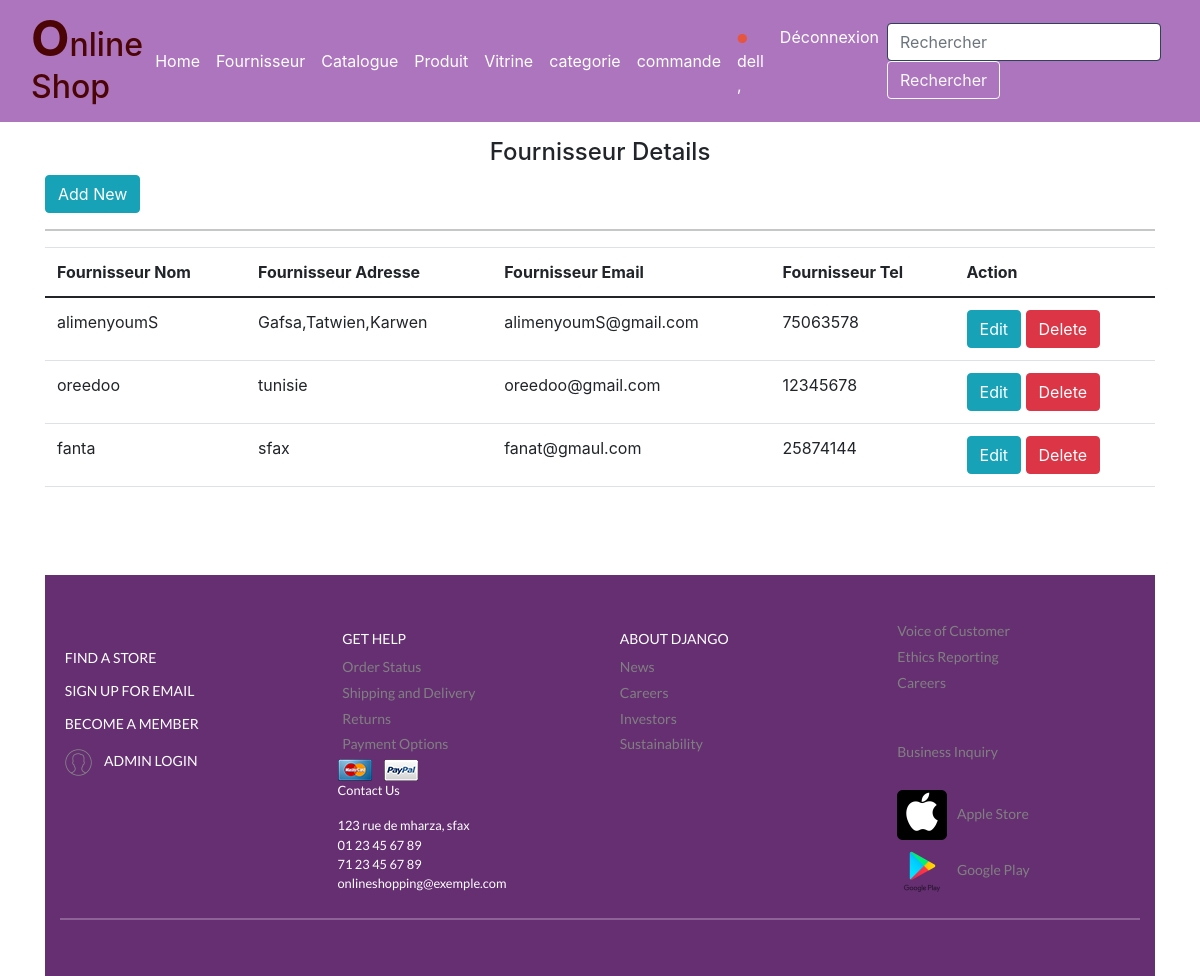
Page /magasin/Lfournisseur/ (signed in) on the committed database.
### magasin/models.py (models this page shows)
class Fournisseur(models.Model):
    nom=models.CharField(max_length=100)
    adresse=models.TextField()
    email=models.EmailField()
    tel=models.CharField(max_length=8)

### magasin/views.py (the view)
# urls.py: path('Lfournisseur/', views.Lfournisseur, name='Lfournisseur'),
@login_required(login_url="/users/login")
def Lfournisseur(request):
    fournisseur = Fournisseur.objects.all()
    context={'fournisseur':fournisseur}
    return render( request,'magasin/Lfournisseur.html',context )

### magasin/templates/magasin/Lfournisseur.html
{% extends 'magasin/base.html' %}
{% block content %}
<div class="container mt-3">
    <center><h4> Fournisseur Details </h4></center>
    <a href="{% url 'magasin:addfournisseur' %}" class="btn btn-sn btn-info">Add New</a>
    <hr>
    <table class="table">
        <thead>
            <tr>
                <th>Fournisseur Nom</th>
                <th>Fournisseur Adresse</th>
                <th>Fournisseur Email</th>
                <th>Fournisseur Tel</th>
                <th>Action</th>
            </tr>
        </thead>
        <tbody>
          {% for f in fournisseur %}
            <tr>
                <td>{{f.nom}}</td>
                <td>{{f.adresse}}</td>
                <td>{{f.email}}</td>
                <td>{{f.tel }}</td>
                <td>
                <a href="updatefournisseur/{{ f.nom }}" class="btn btn-sn btn-info">Edit</a>
                <a href="deletefournisseur/{{ f.nom }}" class="btn btn-sn btn-danger">Delete</a>
                </td>
            </tr>
            {% endfor %}
        </tbody>
    </table>
    <br>
    <br>
</body>
{% endblock %}

### magasin/templates/magasin/base.html (shortened to what this page needs)
{% load static %}
<!DOCTYPE html>
<html lang="en">
<head>
		<meta(http-equiv="X-UA-Compatible" content="IE=edge")>
    <meta(name="author" content="buckymaler.com")>
		<link(rel="stylesheet" href="assets/css/main.css")>
<link rel='stylesheet' type='text/css' media='screen' href="{% static 'css/base.css'%}">
<link href="https://cdn.jsdelivr.net/npm/bootstrap@5.0.0-beta2/dist/css/bootstrap.min.css"rel="stylesheet"
integrity="sha384-BmbxuPwQa2lc/FVzBcNJ7UAyJxM6wuqIj61tLrc4wSX0szH/Ev+nYRRuWlolflfl">
<link rel="stylesheet" href="https://stackpath.bootstrapcdn.com/bootstrap/4.1.0/css/bootstrap.min.css">
<link rel="stylesheet" href="https://maxcdn.bootstrapcdn.com/bootstrap/4.3.1/css/bootstrap.min.css">
</head>
</head>
<body class="animsition">
    <nav class="navbar navbar-expand-md "style="background:#ac75bd;">
        <div class="container-fluid">
          <a  class="logo">
            <h2 style="color: rgb(75, 5, 5); "><b style="font-size: 50px;">O</b>nline Shop</h2>
          </a>
          <div class="collapse navbar-collapse" id="navbarColor01">
            <ul class="navbar-nav me-auto mb-2 mb-lg-0">
              <li class="nav-item active">
                <a class="nav-link " aria-current="page"href="{% url 'magasin:index' %}"style="color: white;">Home</a>
              </li>
              <li class="nav-item active">
                <a class="nav-link" href="{% url 'magasin:Lfournisseur' %}" data-bs-toggle="dropdown" aria-expanded="false"style="color: white;">Fournisseur
                </a>
              </li>
              <li class="nav-item active">
                <a class="nav-link" href="{% url 'magasin:catalogue' %}"style="color: white;">Catalogue</a>
              </li>
              <li class="nav-item active">
                <a class="nav-link" href="{% url 'magasin:majProduits' %}"style="color: white;">Produit</a>
              </li>
              <li class="nav-item active">
                <a class="nav-link" href="{% url 'magasin:vitrine' %}"style="color: white;">Vitrine</a>
              </li>
              <li class="nav-item active">
                <a class="nav-link" href="{% url 'magasin:categorie_list' %}"style="color: white;">categorie</a>
              </li>
              <li class="nav-item">
                <li class="nav-item active">
                  <a class="nav-link" href="{% url 'magasin:ajouter_produit' %}"style="color: white;">commande</a>
                </li>
            </ul>
            <ul class="navbar-nav ml-auto">
              {% if user.is_authenticated %}
              <li class="nav-item active">
                <a class="nav-link" href="{% url 'magasin:user' %}"style="color: white;">
                  <img src="{% static 'favicon.png' %}">   {{user}} ,</a>
                </li>
              <li class="nav-item active">
              <a class="nav-link" href="{% url 'magasin:logout' %}"class="btn btn-danger"style="color: white;">Déconnexion</a>
              </li>
              {% endif %}
            </ul>
            <form class="form-inline my-2 my-lg-0">
              <input class="form-control mr-sm-2" type="search" placeholder="Rechercher" aria-label="Rechercher">
              <button class="btn btn-outline-light my-2 my-sm-0" type="submit">Rechercher</button>
            </form>
          </div>
        </div>
      </nav>
      <div class="mt-2">
{% block content %}
{% endblock %}
</body>
<br>
<footer>
<footer id="footer-main">
    <div class="container">
      <div class="row">
        <div class="col-sm-3">
            <br>
            <h6 class="mt-3"><a href="">FIND A STORE</a></h6>
            <h6 class="mt-3"><a href="">SIGN UP FOR EMAIL</a></h6>
            <h6 class="mt-3"><a href="">BECOME A MEMBER</h6>
            <h6 class="mt-3"><a href="/admin/">
              <img src="{% static 'icon-header-01.png' %}"alt="Payment Options">
              ADMIN LOGIN</a></h6>
        </div>
        <div class="col-sm-3">
            <h6 class="mt-3"><a href="">GET HELP</a></h6>
            <a href="">Order Status</a>
            <a href="">Shipping and Delivery</a>
            <a href="">Returns</a>
            <a href="">Payment Options</a>
            <img src="{% static 'mastercard.png' %}"alt="Payment Options">
            <img src="{% static 'paypal.png' %}"alt="Payment Options"><br>
            <p>Contact Us</p>123 rue de mharza, sfax<br>
            01 23 45 67 89<br>
            71 23 45 67 89<br>
            onlineshopping@exemple.com
        </div>
        <div class="col-sm-3">
            <h6 class="mt-3"><a href="">ABOUT DJANGO</a></h6>
            <a href="">News</a>
            <a href="">Careers</a>
            <a href="">Investors</a>
            <a href="">Sustainability</a>
        </div>
        <div class="col-sm-3">
          <a href="">Voice of Customer</a>
          <a href="">Ethics Reporting</a>
          <a href="">Careers</a>
          <br><br>
          <a href="">Business Inquiry</a>
          <br>
          <a href="" class="ico">
            <img src="{% static 'RR.png' %}"alt="">Apple Store</a>
          <a href="" class="ico">
            <img src="{% static 'Rz.png' %}"alt="">Google Play</a>
        </div>
      </div>
      <hr>
    </div>
  </footer>
</footer>
</html>

### magasin/templates/magasin/base.html (style rules this page uses)
.form-control { display: block; width: 100%; height: calc(1.5em + .75rem + 2px); padding: .375rem .75rem; font-size: 1rem; font-weight: 400; line-height: 1.5; color: #495057; background-color: #fff; background-clip: padding-box; border: 1px solid #2e4357 !important; border-radius: .25rem; transition: border-color .15s ease-in-out,box-shadow .15s ease-in-out; }
#footer-main { background: #652f72; color: white; font-size: 0.8rem; padding: 2.5rem 0; font-family: 'Lato', sans-serif; }
#footer-main a { font-size: 14px; display: block; margin: 0.3rem; color: grey; }
#footer-main h6 a { color: white; }
#footer-main hr { margin-top: 1rem; margin-bottom: 1rem; border: 0; border-top: 1px solid white; }
#footer-main img { margin-right: 0.6rem; }

### rows in the picture
Fournisseur: nom "alimenyoumS", adresse "Gafsa,Tatwien,Karwen", email "alimenyoumS@gmail.com", tel "75063578"
Fournisseur: nom "oreedoo", adresse "tunisie", email "oreedoo@gmail.com", tel "12345678"
Fournisseur: nom "fanta", adresse "sfax", email "fanat@gmaul.com", tel "25874144"

### other values in the picture
{{ user }} "dell"
